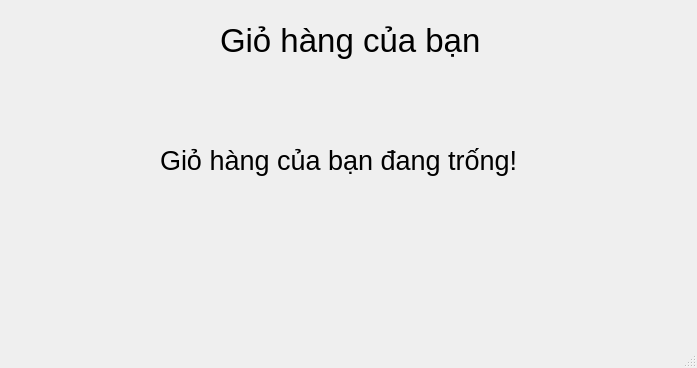
<?xml version="1.0" encoding="UTF-8"?>
<ui version="4.0">
 <class>MainWindow</class>
 <widget class="QMainWindow" name="MainWindow">
  <property name="geometry">
   <rect>
    <x>0</x>
    <y>0</y>
    <width>697</width>
    <height>368</height>
   </rect>
  </property>
  <property name="windowTitle">
   <string>MainWindow</string>
  </property>
  <widget class="QWidget" name="centralwidget">
   <widget class="QLabel" name="label">
    <property name="geometry">
     <rect>
      <x>220</x>
      <y>10</y>
      <width>261</width>
      <height>61</height>
     </rect>
    </property>
    <property name="font">
     <font>
      <pointsize>25</pointsize>
     </font>
    </property>
    <property name="text">
     <string>Giỏ hàng của bạn</string>
    </property>
   </widget>
   <widget class="QLabel" name="label_2">
    <property name="geometry">
     <rect>
      <x>160</x>
      <y>130</y>
      <width>431</width>
      <height>61</height>
     </rect>
    </property>
    <property name="font">
     <font>
      <pointsize>20</pointsize>
     </font>
    </property>
    <property name="text">
     <string>Giỏ hàng của bạn đang trống!</string>
    </property>
   </widget>
  </widget>
  <widget class="QMenuBar" name="menubar">
   <property name="geometry">
    <rect>
     <x>0</x>
     <y>0</y>
     <width>697</width>
     <height>21</height>
    </rect>
   </property>
  </widget>
  <widget class="QStatusBar" name="statusbar"/>
 </widget>
 <resources/>
 <connections/>
</ui>
